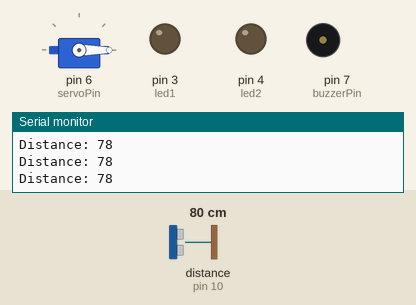
Bench run of a sketch on a simulated Arduino Uno, built with avr-gcc and run on an emulated ATmega328P. Parts: servo, output pins drawn as LEDs (lit = HIGH), buzzer (waves = sounding, pin HIGH), the last lines printed to the serial monitor. Wiring (inferred from the names in the program): ultrasonic range finder: trigger pin 9; echo pin 10. Inputs (shaded band) come from the test bench; at power-on: distance to the obstacle (sensor on pin 10) 80 cm. The echo pulse lasts 58.3 µs per cm; pins used as bus, display or sensor lines are not drawn.

Above: at 1.3 s.
1.4 s: distance to the obstacle (sensor on pin 10) set to 18 cm
2.9 s: distance to the obstacle (sensor on pin 10) set to 14 cm
At 5.2 s:
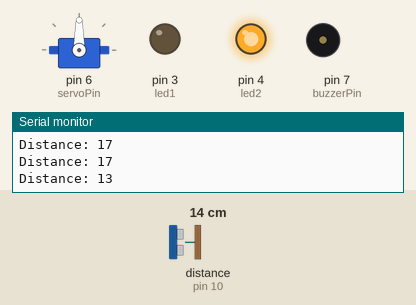
5.5 s: distance to the obstacle (sensor on pin 10) set to 35 cm
At 7.5 s:
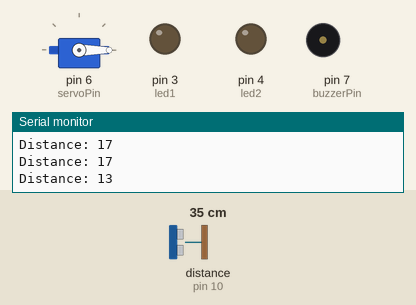
8.5 s: distance to the obstacle (sensor on pin 10) set to 2 cm
At 8.9 s:
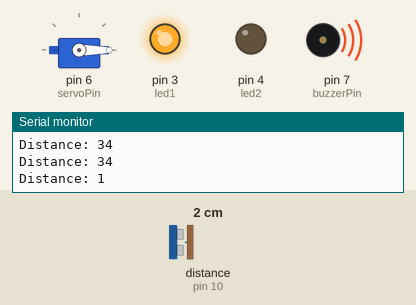
Timing chart, 0 to 11.5 s (numbered marks = the images above; inputs shaded):
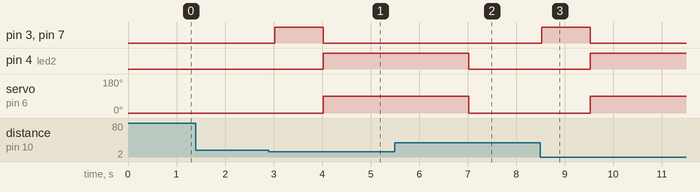

Measured:
- the behaviour switches between 16 and 15 cm on distance to the obstacle (sensor on pin 10) (found by bisection; images 0 and 1)
- after the input at 2.9 s, pin 3 (led1), pin 7 (buzzerPin): LOW → HIGH after 0.12 s, → LOW 1.0 s later; pin 4 (led2): LOW → HIGH after 1.1 s; servo on pin 6 (servoPin): 0° → 90° after 1.1 s
- after the input at 5.5 s, pin 3 (led1), pin 7 (buzzerPin): stays LOW (without the input it goes to HIGH after 2.0 s)
- after the input at 8.5 s, pin 3 (led1), pin 7 (buzzerPin): LOW → HIGH at once, → LOW 1.0 s later; pin 4 (led2): LOW → HIGH after 1.0 s; servo on pin 6 (servoPin): 0° → 90° after 1.0 s

The sketch:

barrigate.ino
```cpp
#include <Servo.h> //ultra_sensor_barrigate project: Smartgate

// Pin definitions
const int trigPin = 9;
const int echoPin = 10;
const int servoPin = 6;
const int buzzerPin = 7;
const int led1 = 3;   // LED1: Alert
const int led2 = 4;    // LED2: Gate status

Servo gateServo;

void setup() {
  pinMode(trigPin, OUTPUT);
  pinMode(echoPin, INPUT);
  pinMode(buzzerPin, OUTPUT);
  pinMode(led1, OUTPUT);
  pinMode(led2, OUTPUT);

  gateServo.attach(servoPin);
  gateServo.write(0); // Gate closed
  Serial.begin(9600);
}

void loop() {
  long duration;
  int distance;

  // Trigger ultrasonic pulse
  digitalWrite(trigPin, LOW);
  delayMicroseconds(2);
  digitalWrite(trigPin, HIGH);
  delayMicroseconds(10);
  digitalWrite(trigPin, LOW);

  // Measure echo time
  duration = pulseIn(echoPin, HIGH);
  distance = duration * 0.034 / 2;

  Serial.print("Distance: ");
  Serial.println(distance);

  if (distance < 15) {
    // Phase 1: Alert
    digitalWrite(buzzerPin, HIGH);
    digitalWrite(led1, HIGH);
    delay(1000); // Alert duration

    // Phase 2: Gate opens
    digitalWrite(buzzerPin, LOW);
    digitalWrite(led1, LOW);
    gateServo.write(90); //  gate open
    digitalWrite(led2, HIGH);
    delay(3000); // Gate open duration

    // Reset
    gateServo.write(0); // Close gate
    digitalWrite(led1, LOW);
    digitalWrite(led2, LOW);
  }

  delay(500); // reset
}
```
